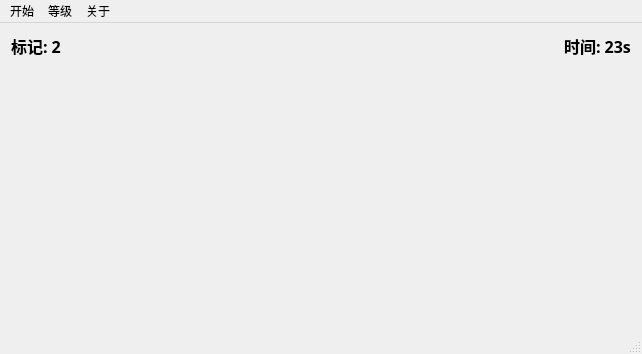
<?xml version="1.0" encoding="UTF-8"?>
<ui version="4.0">
 <class>MainWindow</class>
 <widget class="QMainWindow" name="MainWindow">
  <property name="enabled">
   <bool>true</bool>
  </property>
  <property name="geometry">
   <rect>
    <x>0</x>
    <y>0</y>
    <width>642</width>
    <height>354</height>
   </rect>
  </property>
  <property name="windowTitle">
   <string>扫雷专业版</string>
  </property>
  <property name="windowIcon">
   <iconset>
    <normalon>:/images/logo.png</normalon>
   </iconset>
  </property>
  <widget class="QWidget" name="centralWidget">
   <layout class="QGridLayout" name="gridLayout">
    <item row="0" column="0">
     <layout class="QHBoxLayout" name="horizontalLayout">
      <item>
       <widget class="QLabel" name="lblFlag">
        <property name="font">
         <font>
          <family>幼圆</family>
          <pointsize>12</pointsize>
          <weight>75</weight>
          <bold>true</bold>
         </font>
        </property>
        <property name="autoFillBackground">
         <bool>false</bool>
        </property>
        <property name="text">
         <string>标记: 2</string>
        </property>
        <property name="wordWrap">
         <bool>false</bool>
        </property>
       </widget>
      </item>
      <item>
       <spacer name="horizontalSpacer_2">
        <property name="orientation">
         <enum>Qt::Horizontal</enum>
        </property>
        <property name="sizeHint" stdset="0">
         <size>
          <width>40</width>
          <height>20</height>
         </size>
        </property>
       </spacer>
      </item>
      <item>
       <widget class="QLabel" name="lblTime">
        <property name="font">
         <font>
          <family>幼圆</family>
          <pointsize>12</pointsize>
          <weight>75</weight>
          <bold>true</bold>
         </font>
        </property>
        <property name="autoFillBackground">
         <bool>false</bool>
        </property>
        <property name="text">
         <string>时间: 23s</string>
        </property>
        <property name="wordWrap">
         <bool>false</bool>
        </property>
       </widget>
      </item>
     </layout>
    </item>
    <item row="1" column="0">
     <spacer name="verticalSpacer">
      <property name="orientation">
       <enum>Qt::Vertical</enum>
      </property>
      <property name="sizeHint" stdset="0">
       <size>
        <width>20</width>
        <height>40</height>
       </size>
      </property>
     </spacer>
    </item>
   </layout>
  </widget>
  <widget class="QMenuBar" name="menuBar">
   <property name="geometry">
    <rect>
     <x>0</x>
     <y>0</y>
     <width>642</width>
     <height>23</height>
    </rect>
   </property>
   <widget class="QMenu" name="menuStartAction">
    <property name="title">
     <string>开始</string>
    </property>
    <addaction name="actionStartGame"/>
    <addaction name="actionExitGame"/>
   </widget>
   <widget class="QMenu" name="menu">
    <property name="title">
     <string>等级</string>
    </property>
    <addaction name="actionLowLevel"/>
    <addaction name="actionMidLevel"/>
    <addaction name="actionHighLevel"/>
    <addaction name="separator"/>
    <addaction name="actionCustomLevel"/>
   </widget>
   <widget class="QMenu" name="menu_2">
    <property name="title">
     <string>关于</string>
    </property>
    <addaction name="actionAbout"/>
   </widget>
   <addaction name="menuStartAction"/>
   <addaction name="menu"/>
   <addaction name="menu_2"/>
  </widget>
  <widget class="QStatusBar" name="statusBar"/>
  <action name="actionStartGame">
   <property name="text">
    <string>开始游戏</string>
   </property>
   <property name="toolTip">
    <string>开始游戏</string>
   </property>
  </action>
  <action name="actionExitGame">
   <property name="text">
    <string>退出游戏</string>
   </property>
   <property name="shortcut">
    <string>Ctrl+Q</string>
   </property>
  </action>
  <action name="actionLowLevel">
   <property name="text">
    <string>初级</string>
   </property>
  </action>
  <action name="actionMidLevel">
   <property name="text">
    <string>中级</string>
   </property>
  </action>
  <action name="actionHighLevel">
   <property name="text">
    <string>高级</string>
   </property>
  </action>
  <action name="actionCustomLevel">
   <property name="text">
    <string>自定义</string>
   </property>
  </action>
  <action name="actionAbout">
   <property name="text">
    <string>扫雷专业版</string>
   </property>
  </action>
 </widget>
 <layoutdefault spacing="6" margin="11"/>
 <resources/>
 <connections/>
</ui>
